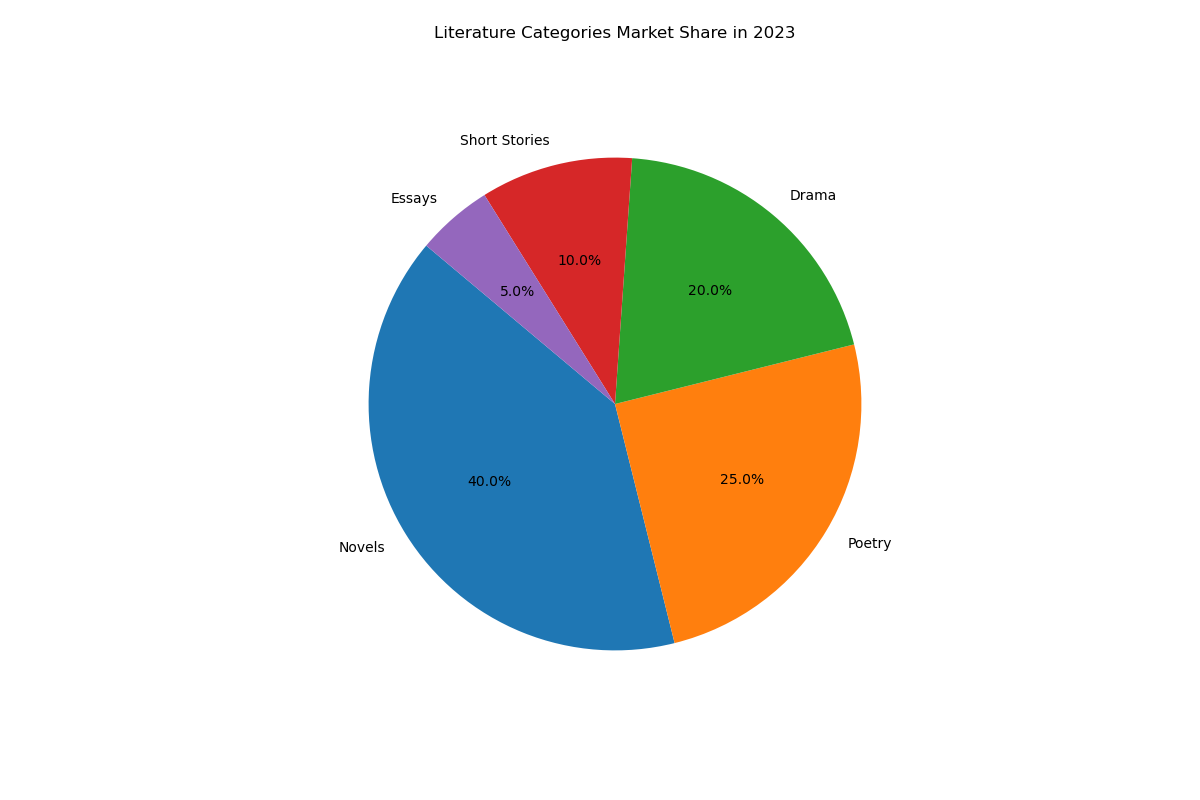

Source code (Python):

import matplotlib.pyplot as plt

# Data
categories = ['Novels', 'Poetry', 'Drama', 'Short Stories', 'Essays']
market_share = [40, 25, 20, 10, 5]
colors = ['#1f77b4', '#ff7f0e', '#2ca02c', '#d62728', '#9467bd']

# Create a pie chart
plt.figure(figsize=(12, 8))
plt.pie(market_share, labels=categories, autopct='%1.1f%%', startangle=140, colors=colors)

# Title
plt.title('Literature Categories Market Share in 2023', y=1.08)

# Display the chart
plt.show()
